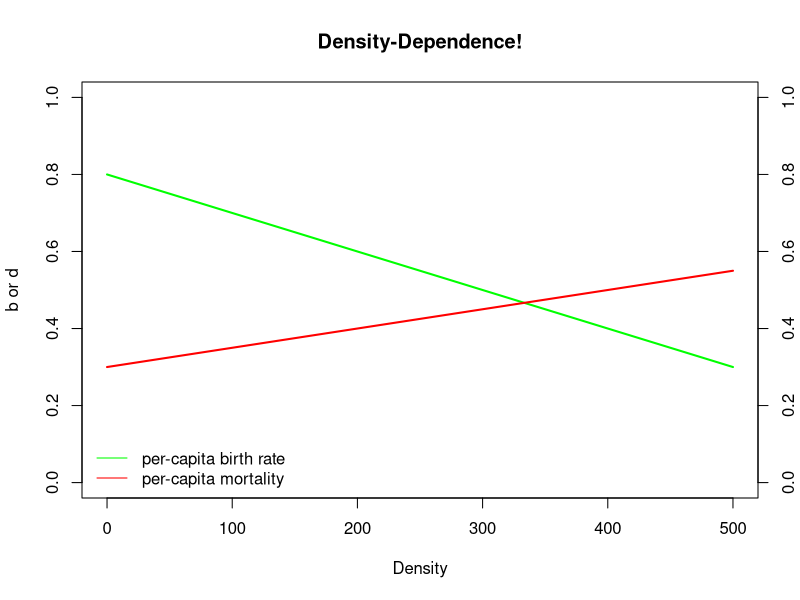
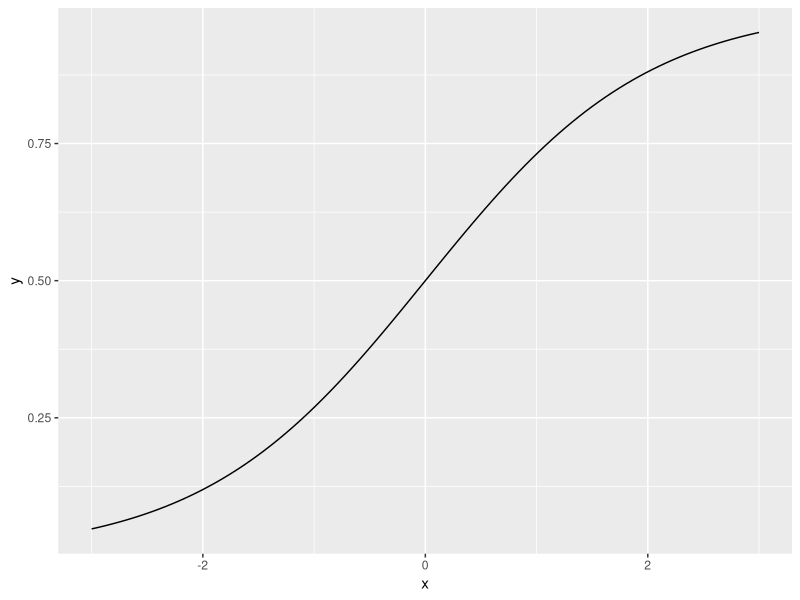
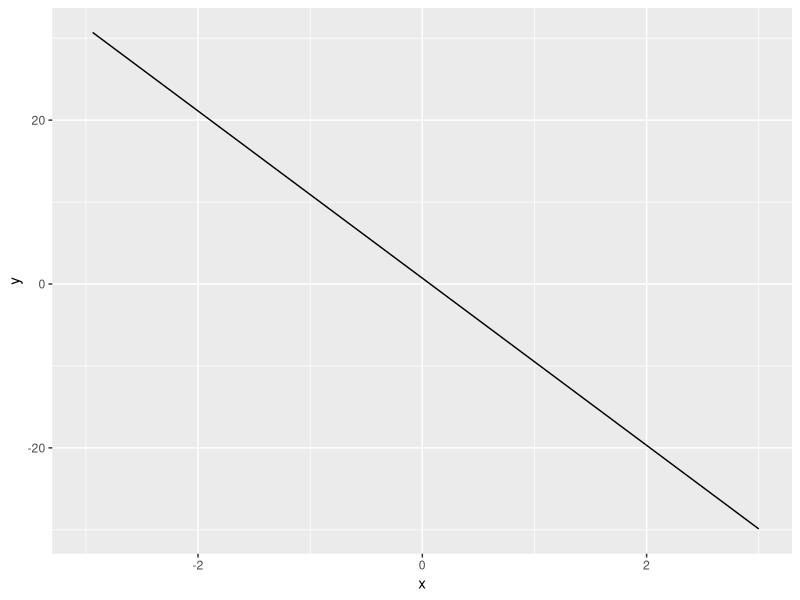
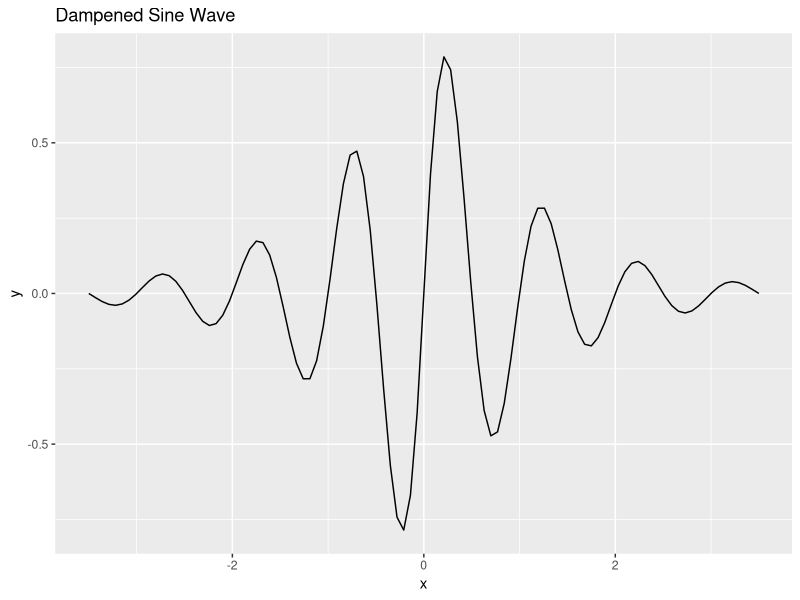

Reproduce these figures in R, in order.
## ---- chunk 1
knitr::opts_chunk$set(echo = TRUE, cache = TRUE)
## ---- chunk 2
colorize <- function(x, color) {
  if (knitr::is_latex_output()) {
    sprintf("\\textcolor{%s}{%s}", color, x)
  } else if (knitr::is_html_output()) {
    sprintf("<span style='color: %s;'>%s</span>", color,
      x)
  } else x
}
## ---- chunk 3
Density <- seq (0,500,1) # crea una secuencia de números del 0 al 500, que representa un rango de densidades de población

## CONSTANTES

b_max <- 0.8  # maximo de reprodución (a densidad baja)
d_min <- 0.3  # minimo de mortalidad 

a <- 0.001    # D-D terminos
c <- 0.0005

b <- b_max - a*Density
d <- d_min + c*Density

plot(Density,b,type="l",col="green",lwd=2,ylim=c(0,1),main="Density-Dependence!",ylab="b or d")
points(Density,d,type="l",col="red",lwd=2)
axis(4,at=seq(0,1,0.2))
#mtext("d",4)
legend("bottomleft",col=c("green","red"),lty=c(1,1),legend=c("per-capita birth rate","per-capita mortality"),bty="n")

  
  
  
## ---- chunk 4
library(tidyverse)
## ---- chunk 5
p <- ggplot(data = data.frame(x = c(-3, 3)), aes(x))


scurve <- function(x){
  y <- exp(x) / (1 + exp(x))
  return(y)
}

n=101

p + stat_function(fun = scurve, n = n) 

#p + stat_function(fun = function(x) exp(x)/(1+exp(x)), n = 100) 

## ---- chunk 6
q <- ggplot(data = data.frame(x = c(-3, 3)), aes(x))

x = c(-3, 3)
r=0.001
N=101
scurve <- function(x){
  y <- exp(x) / (1 + exp(x))
  return(y)
}


damped <- function(x){
  y <- r*N*(1 - lag(N*x))
  return(y)
}


q+stat_function(fun = damped, n = N) 



## ---- chunk 7

f <- function(x) exp(-abs(x)) * sin(2 * pi * x)

ggplot(data.frame(x = c(-3.5, 3.5))) +
  aes(x) +
  stat_function(fun = f) +
  ggtitle("Dampened Sine Wave")

